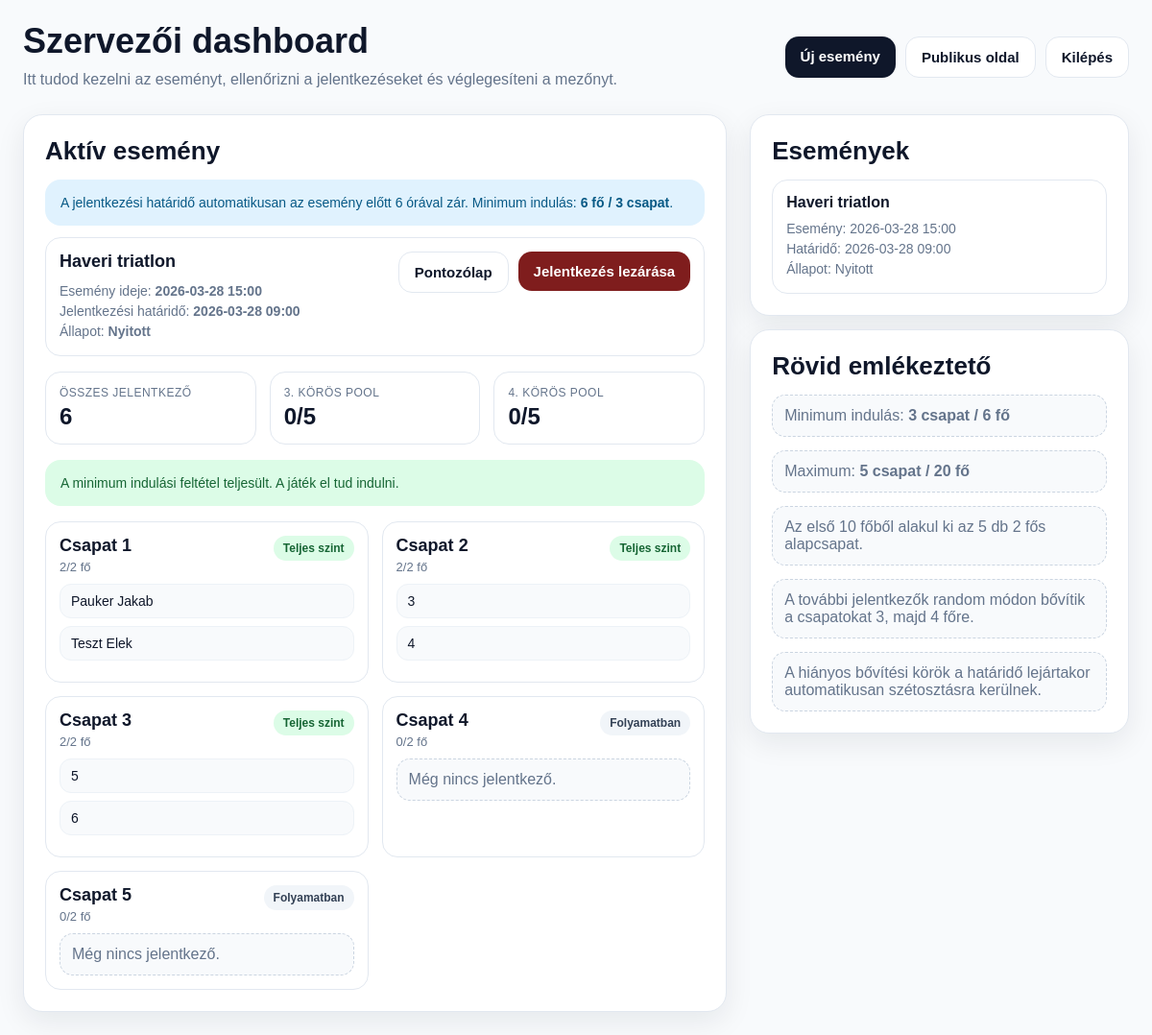
/admin (signed in), run on the app's committed database.
### tables this page shows
CREATE TABLE events (
            id INTEGER PRIMARY KEY AUTOINCREMENT,
            title TEXT NOT NULL,
            event_at TEXT NOT NULL,
            registration_deadline TEXT NOT NULL,
            created_at TEXT NOT NULL,
            is_closed INTEGER NOT NULL DEFAULT 0,
            finalized_at TEXT
        );

CREATE TABLE registrations (
            id INTEGER PRIMARY KEY AUTOINCREMENT,
            event_id INTEGER NOT NULL,
            participant_name TEXT NOT NULL,
            participant_email TEXT NOT NULL,
            provider TEXT NOT NULL,
            google_sub TEXT,
            created_at TEXT NOT NULL,

            assigned_team INTEGER,
            assigned_stage INTEGER,  -- 2 / 3 / 4
            assigned_slot INTEGER,   -- 1..4 within team

            pending_stage INTEGER,   -- 3 / 4 if waiting in pool
            pending_position INTEGER,

            FOREIGN KEY(event_id) REFERENCES events(id)
        );

### app.py (the view)
@app.route("/admin")
@admin_required
def admin_dashboard():
    events = query_all("SELECT * FROM events ORDER BY id DESC")
    latest_event = get_latest_event()
    event_stats = None
    if latest_event:
        finalize_event_if_needed(latest_event)
        latest_event = get_event(latest_event["id"])
        total = get_registration_count(latest_event["id"])
        teams = build_public_teams(latest_event["id"])
        can_start = total >= (MIN_TEAMS_TO_START * BASE_TEAM_SIZE)
        event_stats = {
            "total_registrations": total,
            "can_start": can_start,
            "teams": teams,
            "stage3_pending_count": query_one(
                "SELECT COUNT(*) AS cnt FROM registrations WHERE event_id = ? AND pending_stage = 3 AND assigned_team IS NULL",
                (latest_event["id"],),
            )["cnt"],
            "stage4_pending_count": query_one(
                "SELECT COUNT(*) AS cnt FROM registrations WHERE event_id = ? AND pending_stage = 4 AND assigned_team IS NULL",
                (latest_event["id"],),
            )["cnt"],
        }
    return render_template(
        "admin_dashboard.html",
        events=events,
        latest_event=latest_event,
        event_stats=event_stats,
        format_dt_display=format_dt_display,
    )

### app.py (called while the page is built, shortened)
def get_db():
    if "db" not in g:
        g.db = sqlite3.connect(app.config["DATABASE"])
        g.db.row_factory = sqlite3.Row
    return g.db

def query_all(sql, params=()):
    return get_db().execute(sql, params).fetchall()

def query_one(sql, params=()):
    return get_db().execute(sql, params).fetchone()

def execute(sql, params=()):
    db = get_db()
    cur = db.execute(sql, params)
    db.commit()
    return cur

@app.before_request
def before_request():
    init_db()
    auto_finalize_due_events()

def now_str():
    return datetime.now().strftime("%Y-%m-%d %H:%M:%S")

def parse_dt(value):
    return datetime.strptime(value, "%Y-%m-%d %H:%M:%S")

def format_dt_display(value):
    return parse_dt(value).strftime("%Y-%m-%d %H:%M")

def admin_required(fn):
    @wraps(fn)
    def wrapper(*args, **kwargs):
        if not session.get("admin_logged_in"):
            flash("Előbb jelentkezz be szervezőként.", "error")
            return redirect(url_for("admin_login"))
        return fn(*args, **kwargs)
    return wrapper

def get_latest_event():
    return query_one("SELECT * FROM events ORDER BY id DESC LIMIT 1")

def get_event(event_id):
    return query_one("SELECT * FROM events WHERE id = ?", (event_id,))

def get_registration_count(event_id):
    row = query_one(
        "SELECT COUNT(*) AS cnt FROM registrations WHERE event_id = ?",
        (event_id,),
    )
    return row["cnt"] if row else 0

def get_pending_pool(event_id, stage):
    return query_all(
        """
        SELECT *
        FROM registrations
        WHERE event_id = ?
          AND pending_stage = ?
          AND assigned_team IS NULL
        ORDER BY pending_position, id
        """,
        (event_id, stage),
    )

def get_team_members(event_id, team_number):
    return query_all(
        """
        SELECT *
        FROM registrations
        WHERE event_id = ?
          AND assigned_team = ?
        ORDER BY assigned_slot ASC
        """,
        (event_id, team_number),
    )

def get_approved_team_name(event_id, team_number):
    row = query_one(
        """
        SELECT *
        FROM team_name_proposals
        WHERE event_id = ?
          AND team_number = ?
          AND status = 'approved'
        ORDER BY id DESC
        LIMIT 1
        """,
        (event_id, team_number),
    )
    return row["proposed_name"] if row else None

def finalize_pending_stage_partial(event_id, stage):
    pending = get_pending_pool(event_id, stage)
    if not pending:
        return

### templates/admin_dashboard.html (shortened to what this page needs)
<!DOCTYPE html>
<html lang="hu">
<head>
</head>
<body>
  <div class="container">
    <div class="topbar">
      <div class="title-wrap">
        <h1>Szervezői dashboard</h1>
        <p>Itt tudod kezelni az eseményt, ellenőrizni a jelentkezéseket és véglegesíteni a mezőnyt.</p>
      </div>
      <div class="actions">
        <a href="{{ url_for('admin_new_event') }}" class="btn btn-primary">Új esemény</a>
        <a href="{{ url_for('home') }}" class="btn btn-secondary">Publikus oldal</a>
        <a href="{{ url_for('admin_logout') }}" class="btn btn-secondary">Kilépés</a>
      </div>
    </div>
    {% if latest_event %}
      <div class="grid-main">
        <div class="card">
          <h2>Aktív esemény</h2>
          <div class="notice info">
            A jelentkezési határidő automatikusan az esemény előtt 6 órával zár. Minimum indulás: <strong>6 fő / 3 csapat</strong>.
          </div>
          <div class="event-item">
            <div class="event-item-top">
              <div>
                <h3>{{ latest_event["title"] }}</h3>
                <div class="event-meta">
                  Esemény ideje: <strong>{{ format_dt_display(latest_event["event_at"]) }}</strong><br>
                  Jelentkezési határidő: <strong>{{ format_dt_display(latest_event["registration_deadline"]) }}</strong><br>
                  Állapot:
                  {% if latest_event["is_closed"] == 1 %}
                    <strong>Lezárt</strong>
                  {% else %}
                    <strong>Nyitott</strong>
                  {% endif %}
                </div>
              </div>
              <div class="actions">
                <a href="{{ url_for('admin_score_sheet', event_id=latest_event['id']) }}" class="btn btn-secondary">Pontozólap</a>
                {% if latest_event["is_closed"] == 0 %}
                  <form method="post" action="{{ url_for('admin_finalize_event', event_id=latest_event['id']) }}" class="inline">
                    <button type="submit" class="btn-danger">Jelentkezés lezárása</button>
                  </form>
                {% endif %}
              </div>
            </div>
          </div>
          {% if event_stats %}
            <div class="stats-grid">
              <div class="stat">
                <div class="k">Összes jelentkező</div>
                <div class="v">{{ event_stats.total_registrations }}</div>
              </div>
              <div class="stat">
                <div class="k">3. körös pool</div>
                <div class="v">{{ event_stats.stage3_pending_count }}/5</div>
              </div>
              <div class="stat">
                <div class="k">4. körös pool</div>
                <div class="v">{{ event_stats.stage4_pending_count }}/5</div>
              </div>
            </div>
            {% if event_stats.can_start %}
              <div class="notice ok" style="margin-top: 16px;">
                A minimum indulási feltétel teljesült. A játék el tud indulni.
              </div>
            {% else %}
              <div class="notice warn" style="margin-top: 16px;">
                A minimum indulási feltétel még nem teljesült. Legalább 6 fő szükséges.
              </div>
            {% endif %}
            <div class="teams-grid">
              {% for team in event_stats.teams %}
                <div class="team-card">
                  <div class="team-top">
                    <div>
                      <h3 style="margin-bottom: 4px;">
                        {% if team.team_name %}
                          {{ team.team_name }}
                        {% else %}
                          Csapat {{ team.team_number }}
                        {% endif %}
                      </h3>
                      <div class="small">{{ team.count }}/{{ team.capacity }} fő</div>
                    </div>
                    {% if team.count >= 2 and team.count == team.capacity %}
                      <span class="pill ok">Teljes szint</span>
                    {% else %}
                      <span class="pill">Folyamatban</span>
                    {% endif %}
                  </div>
                  {% if team.count == 0 %}
                    <div class="muted-box">Még nincs jelentkező.</div>
                  {% elif team.count == 1 %}
                    <div class="member">{{ team.visible_names[0] if team.visible_names else '1 fő bent van' }}</div>
                    <div class="muted-box">Várakozás a 2. főre.</div>
                  {% elif team.count == 2 %}
                    {% for name in team.visible_names %}
                      <div class="member">{{ name }}</div>
                    {% endfor %}
                  {% elif team.count == 4 %}
                    {% for name in team.visible_names %}
                      <div class="member">{{ name }}</div>
                    {% endfor %}
                  {% endif %}
                </div>
              {% endfor %}
            </div>
          {% endif %}
        </div>
        <div class="stack">
          <div class="card">
            <h2>Események</h2>
            {% if events %}
              <div class="events-list">
                {% for event in events %}
                  <div class="event-item">
                    <strong>{{ event["title"] }}</strong>
                    <div class="event-meta">
                      Esemény: {{ format_dt_display(event["event_at"]) }}<br>
                      Határidő: {{ format_dt_display(event["registration_deadline"]) }}<br>
                      Állapot:
                      {% if event["is_closed"] == 1 %}
                        Lezárt
                      {% else %}
                        Nyitott
                      {% endif %}
                    </div>
                  </div>
                {% endfor %}
              </div>
            {% else %}
              <div class="muted-box">Még nincs létrehozott esemény.</div>
            {% endif %}
          </div>
          <div class="card">
            <h2>Rövid emlékeztető</h2>
            <div class="stack">
              <div class="muted-box">
                Minimum indulás: <strong>3 csapat / 6 fő</strong>
              </div>
              <div class="muted-box">
                Maximum: <strong>5 csapat / 20 fő</strong>
              </div>
              <div class="muted-box">
                Az első 10 főből alakul ki az 5 db 2 fős alapcsapat.
              </div>
              <div class="muted-box">
                A további jelentkezők random módon bővítik a csapatokat 3, majd 4 főre.
              </div>
              <div class="muted-box">
                A hiányos bővítési körök a határidő lejártakor automatikusan szétosztásra kerülnek.
              </div>
            </div>
          </div>
        </div>
      </div>
    {% else %}
      <div class="card">
        <h2>Még nincs esemény</h2>
        <p>Először hozz létre egy eseményt. Utána jelenik meg a publikus jelentkezési oldal és a csapatlogika.</p>
        <a href="{{ url_for('admin_new_event') }}" class="btn btn-primary">Első esemény létrehozása</a>
      </div>
    {% endif %}
  </div>
</body>
</html>

### templates/admin_dashboard.html (style rules this page uses)
:root { --bg: #f8fafc; --card: #ffffff; --text: #0f172a; --muted: #64748b; --line: #e2e8f0; --primary: #0f172a; --ok-bg: #dcfce7; --ok-text: #166534; --warn-bg: #fef3c7; --warn-text: #92400e; --err-bg: #fee2e2; --err-text: #991b1b; --info-bg: #e0f2fe; --info-text: #075985; --shadow: 0 10px 30px rgba(15, 23, 42, 0.08); --radius: 20px; }
* { box-sizing: border-box; }
body { margin: 0; font-family: Arial, Helvetica, sans-serif; background: var(--bg); color: var(--text); }
.container { max-width: 1200px; margin: 0 auto; padding: 24px; }
.topbar { display: flex; justify-content: space-between; align-items: center; gap: 16px; margin-bottom: 24px; flex-wrap: wrap; }
.title-wrap h1 { margin: 0 0 8px; font-size: 36px; line-height: 1.08; }
.title-wrap p { margin: 0; color: var(--muted); line-height: 1.5; }
.actions { display: flex; gap: 10px; flex-wrap: wrap; }
.btn, button { display: inline-block; border: 0; border-radius: 14px; padding: 12px 16px; font-size: 15px; font-weight: 700; cursor: pointer; text-decoration: none; transition: 0.15s ease; }
.btn-primary, button { background: var(--primary); color: #fff; }
.btn-secondary { background: #fff; color: var(--text); border: 1px solid var(--line); }
.btn-danger { background: #7f1d1d; color: #fff; }
.card { background: var(--card); border: 1px solid var(--line); border-radius: var(--radius); padding: 22px; box-shadow: var(--shadow); }
.grid-main { display: grid; grid-template-columns: 1.3fr 0.7fr; gap: 24px; margin-top: 20px; }
.stats-grid { display: grid; grid-template-columns: repeat(3, 1fr); gap: 14px; margin-top: 16px; }
.stat { border: 1px solid var(--line); border-radius: 16px; padding: 14px; background: #fff; }
.stat .k { font-size: 12px; color: var(--muted); text-transform: uppercase; letter-spacing: .04em; margin-bottom: 4px; }
.stat .v { font-size: 24px; font-weight: 800; }
.notice { border-radius: 16px; padding: 14px 16px; margin-bottom: 12px; font-size: 14px; line-height: 1.45; }
.notice.ok { background: var(--ok-bg); color: var(--ok-text); }
.notice.info { background: var(--info-bg); color: var(--info-text); }
h2 { margin: 0 0 14px; font-size: 26px; }
h3 { margin: 0 0 10px; font-size: 18px; }
.small { font-size: 13px; color: var(--muted); }
.events-list { display: grid; gap: 12px; margin-top: 14px; }
.event-item { border: 1px solid var(--line); border-radius: 16px; padding: 14px; background: #fff; }
.event-item-top { display: flex; justify-content: space-between; align-items: start; gap: 16px; flex-wrap: wrap; }
.event-meta { margin-top: 8px; color: var(--muted); font-size: 14px; line-height: 1.5; }
.teams-grid { display: grid; grid-template-columns: repeat(2, 1fr); gap: 14px; margin-top: 16px; }
.team-card { border: 1px solid var(--line); border-radius: 16px; padding: 14px; background: #fff; }
.team-top { display: flex; justify-content: space-between; align-items: start; gap: 12px; margin-bottom: 10px; }
.pill { display: inline-block; padding: 6px 10px; border-radius: 999px; font-size: 12px; font-weight: 700; background: #f1f5f9; color: #334155; white-space: nowrap; }
.pill.ok { background: var(--ok-bg); color: var(--ok-text); }
.member { border-radius: 12px; padding: 9px 11px; background: #f8fafc; border: 1px solid #edf2f7; margin-bottom: 8px; font-size: 14px; }
.muted-box { border: 1px dashed #cbd5e1; border-radius: 14px; padding: 12px; color: var(--muted); background: #f8fafc; }
.stack > * + * { margin-top: 14px; }
form.inline { display: inline; margin: 0; }

### data on the page
events: title "Haveri triatlon", event_at "2026-03-28 15:00", registration_deadline "2026-03-28 09:00", is_closed "Nyitott"
registrations: participant_name "Pauker Jakab"
registrations: participant_name "Teszt Elek"

### other printed values
{{ event_stats.total_registrations }} "6"
{{ event_stats.stage3_pending_count }} "0"
{{ event_stats.stage4_pending_count }} "0"
{{ team.team_number }} "1" "2" "3" "4" "5"
{{ team.count }} "2" "2" "2" "0" "0"
{{ team.capacity }} "2" "2" "2" "2" "2"
{{ name }} "3" "4" "5" "6"
